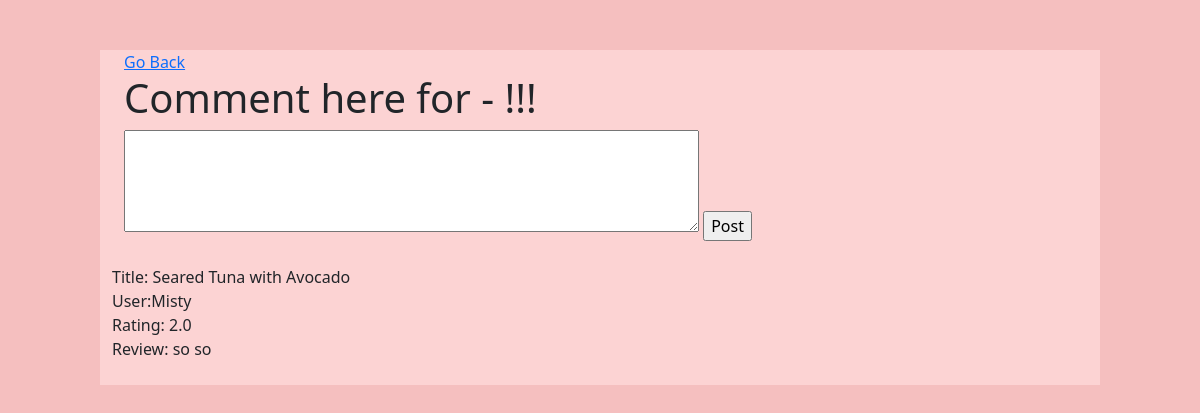
The page /recipe-comment/4/ on the database its author committed.
### DjangoRecipeApp/models.py (models this page shows, shortened)
class ReviewRating(models.Model):
    user = models.ForeignKey(User, on_delete=models.CASCADE,default=None)
    title = models.ForeignKey(RecipeDetails,on_delete=models.CASCADE)
    rating = models.FloatField()
    review = models.TextField(max_length=500, blank=True)
    created_review = models.DateTimeField(auto_now_add=True)
    updated_review = models.DateTimeField(auto_now=True)

class RecipeDetails(models.Model):
    user = models.ForeignKey(User, on_delete=models.CASCADE,default=None)
    title = models.CharField(max_length=200)
    category = models.ManyToManyField(Category_Tag)
    description = models.TextField(null=True, blank=True)
    ingredientList = models.TextField(default='Item1')
    introduction = models.TextField(default='Take a bowl.')
    image = models.ImageField(upload_to='images/',null=True,blank=True)
    video = models.FileField(upload_to='videos/', null=True, verbose_name="Video",blank=True)
    createdTime = models.DateTimeField(auto_now_add=True)
    tags = TaggableManager(blank=True)
    def __str__(self):
        return self.title
    class Meta:
        ordering = ['createdTime']

### DjangoRecipeApp/views.py (the view)
# urls.py: path('recipe-comment/<int:pk>/', Recipe_Comment.as_view(), name='recipes_comment'),
class Recipe_Comment(DetailView):
    model = RecipeDetails
    context_object_name = "Recipe"
    template_name = 'DjangoRecipeApp/recipe_comment.html'
    success_url = reverse_lazy('Recipe_List')

### DjangoRecipeApp/templates/DjangoRecipeApp/recipe_comment.html (shortened to what this page needs)
<!DOCTYPE html>
<html lang="en">
<head>
</head>
<body>
{% extends 'DjangoRecipeApp/main.html' %}
    {% block content %}
    <div class="container">
        <a href="{% url 'Recipe_List' %}">Go Back</a>
        <h1>Comment here for - {{Recipe}}!!!</h1>
        <form method="post" action="recipedetails_list.html">
            <textarea name="comment-area" value="" rows="4" cols="60"></textarea>
            <input type="submit" value="Post">
        </form>
    </div>
<br>
           Title: {{Comment.title}}<br>
            User:{{Comment.user}}<br>
            Rating: {{Comment.rating}}<br>
           Review: {{Comment.review}}<br>
<br>
    {% endblock content %}

### DjangoRecipeApp/static/myStyle.css (style rules this page uses)
body { background: #f5bfbf; padding: 50px; }
.container { max-width: 1000px; margin: auto; background-color: #fcd3d3; }

### rows shown on the page
ReviewRating: title "Seared Tuna with Avocado", user "Misty", rating "2.0", review "so so"
